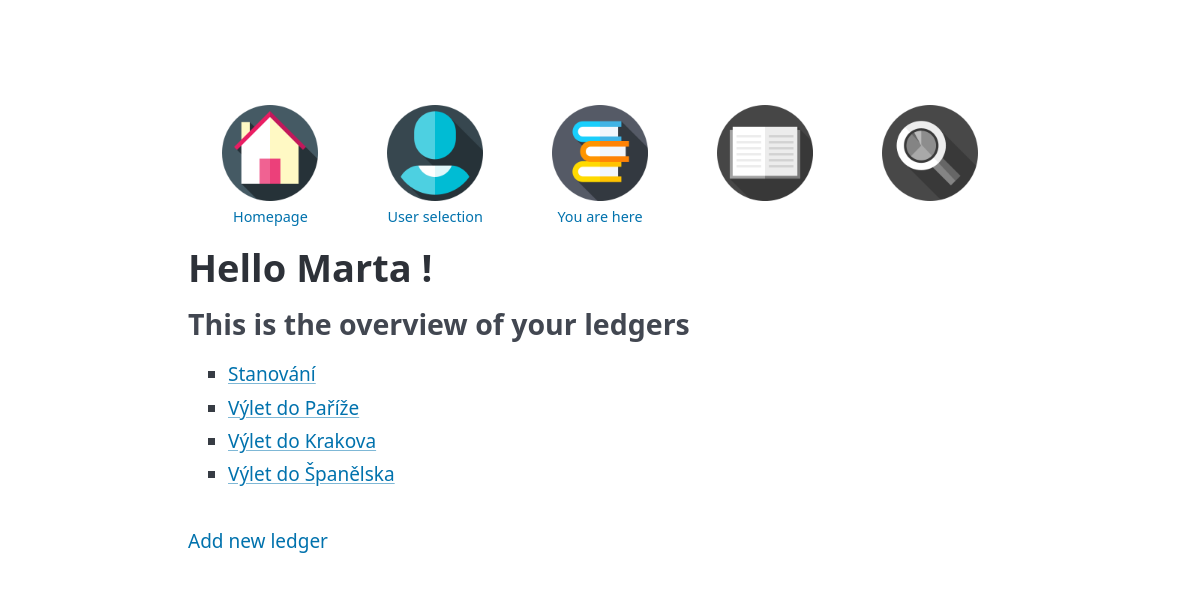
The page /list_of_ledgers/3/ on the database its author committed.
### Bill_2_split/models.py (models this page shows, shortened)
class AbstractBase(models.Model):
    name = models.CharField(max_length=100)
    slug = models.SlugField(max_length=100, blank=True)
    desc = models.CharField(max_length=2000, blank=True)
    class Meta:
        abstract = True

class User(AbstractBase):
    email = models.CharField(max_length=50, blank=True)
    password = models.CharField(max_length=50, blank=True)

class Ledger(AbstractBase):
    user = models.ForeignKey(User, on_delete=models.PROTECT)

### Bill_2_split/views.py (the view)
class ListOfLedgersView(generic.TemplateView):
    template_name = 'Bill_2_split/list_of_ledgers.html'
    title = 'List of ledgers'
    def get_context_data(self, **kwargs):
        context = super().get_context_data(**kwargs)
        user_id = self.kwargs.get('user_pk')
        user = User.objects.get(pk=user_id)  # získej uživatele podle pk
        context['user'] = user
        context['ledgers'] = Ledger.objects.filter(payment__relation__user=user).distinct()  # vyfiltruj ledgery pro daného uživatele
        return context

### Bill_2_split/templates/Bill_2_split/list_of_ledgers.html
{% extends 'Bill_2_split/_base.html' %}
{% block Bill_2_split_content %}
{% load static %}
<nav id="horni-nav">
    <ul><li><a href="{% url 'Bill_2_split:IndexView' %}">
            <img src="{% static 'Bill_2_split/icons/home_page.png' %}"><span>Homepage</span></a></li>
        <li><a href="{% url 'Bill_2_split:UserView' %}">
            <img src="{% static 'Bill_2_split/icons/user.png' %}"><span>User selection</span></a></li>
        <li><a href="{% url 'Bill_2_split:ListOfLedgersView' user.pk %}">
            <img src="{% static 'Bill_2_split/icons/ledgers.png' %}"><span>You are here</span></a></li>
        <li><a href=""><img src="{% static 'Bill_2_split/icons/bw_ledger.png' %}"></a></li>
        <li><a href=""><img src="{% static 'Bill_2_split/icons/bw_glass.png' %}"></a></li>
    </ul>
</nav>
<h1>
    Hello <strong>{{ user.name }} </strong>!
</h1>
<h3>
    This is the overview  of your ledgers
</h3>
<ul>
    {% for ledger in ledgers %}
    <li>
        <a href="{% url 'Bill_2_split:LedgerDetailView' ledger.pk user.pk %}"> {{ ledger.name }} </a>
    </li>
    {% endfor %}
</ul>
<nav>
    <ul>
        <li>
            <a href="{% url 'Bill_2_split:LedgerAddView' user.pk %}"> Add new ledger</a>
        </li>
    </ul>
</nav>
{% endblock %}

### Bill_2_split/static/Bill_2_split/base.css (style rules this page uses)
body { max-width: 75%; margin: 0 auto; padding: 2rem; }
#horni-nav { display: flex; justify-content: space-around; align-items: center; }
#horni-nav ul { list-style-type: none; margin: 0; padding: 0; display: flex; justify-content: space-around; width: 100%; align-items: flex-start; }
#horni-nav ul li { text-align: center; display: flex; flex-direction: column; align-items: center; width: 20%; height: 20%; }
#horni-nav ul li a { display: flex; flex-direction: column; align-items: center; }
#horni-nav ul li img { width: 8vw; height: 8vw; transition: width 0.2s ease-in-out, height 0.2s ease-in-out; }
#horni-nav ul li span { font-size: 1.2vw; margin-top: 5px; }

### rows shown on the page
User: name "Marta"
Ledger: name "Stanování"
Ledger: name "Výlet do Paříže"
Ledger: name "Výlet do Krakova"
Ledger: name "Výlet do Španělska"
